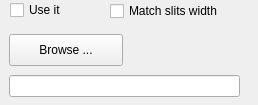
          <widget class="QWidget" name="page_4">
           <property name="geometry">
            <rect>
             <x>0</x>
             <y>0</y>
             <width>258</width>
             <height>105</height>
            </rect>
           </property>
           <attribute name="label">
            <string>Scaling Factor</string>
           </attribute>
           <widget class="QCheckBox" name="checkBox_2">
            <property name="geometry">
             <rect>
              <x>10</x>
              <y>0</y>
              <width>87</width>
              <height>20</height>
             </rect>
            </property>
            <property name="text">
             <string>Use it</string>
            </property>
           </widget>
           <widget class="QPushButton" name="pushButton_3">
            <property name="geometry">
             <rect>
              <x>9</x>
              <y>34</y>
              <width>114</width>
              <height>32</height>
             </rect>
            </property>
            <property name="text">
             <string>Browse ...</string>
            </property>
           </widget>
           <widget class="QLineEdit" name="lineEdit_3">
            <property name="geometry">
             <rect>
              <x>9</x>
              <y>75</y>
              <width>231</width>
              <height>22</height>
             </rect>
            </property>
           </widget>
           <widget class="QCheckBox" name="checkBox_3">
            <property name="geometry">
             <rect>
              <x>110</x>
              <y>1</y>
              <width>141</width>
              <height>20</height>
             </rect>
            </property>
            <property name="text">
             <string>Match slits width</string>
            </property>
           </widget>
          </widget>
